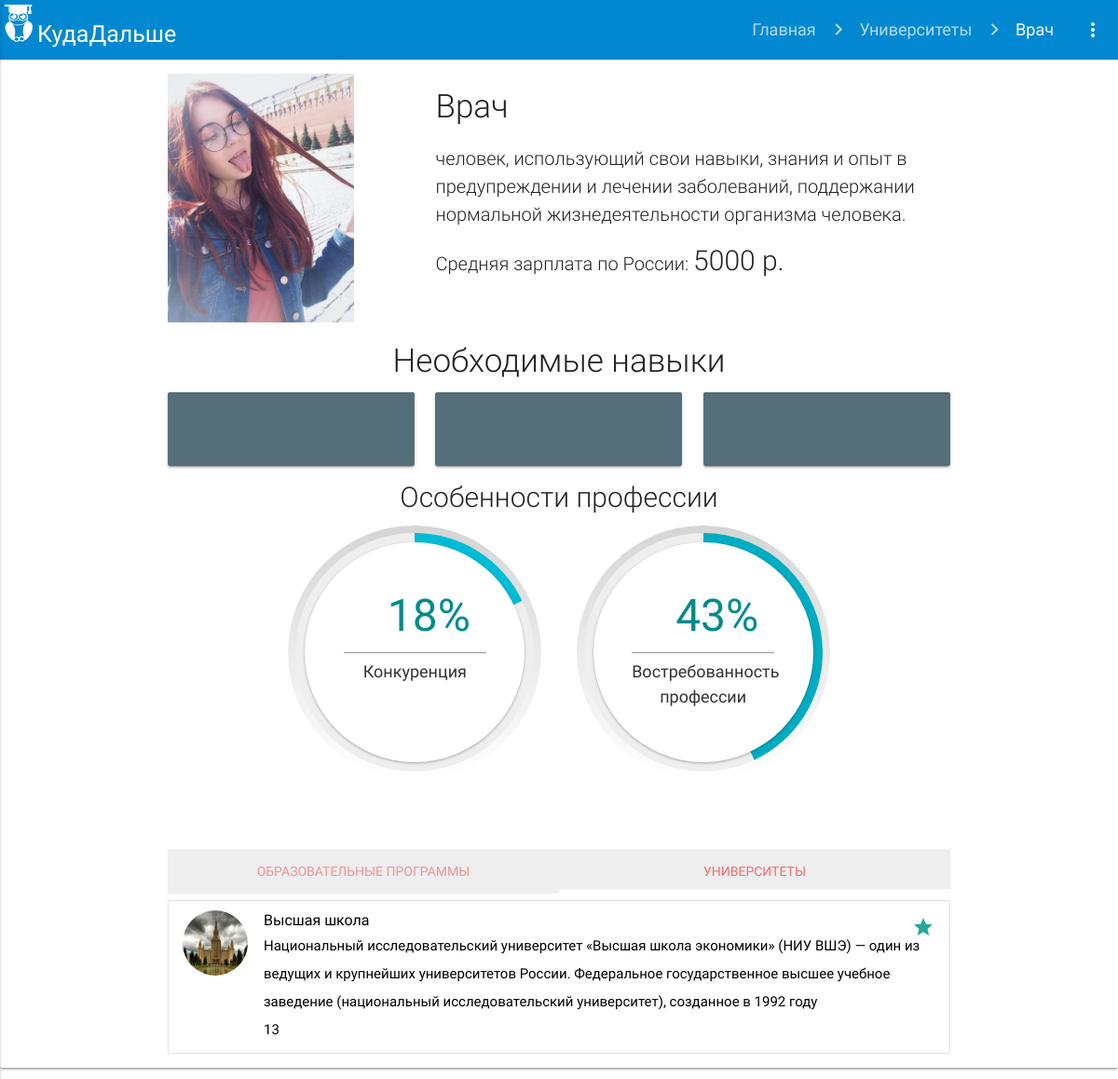
Screenshot of /profession/detail/1/ with the database file from the repository.
### web/models.py (models this page shows, shortened)
class Profession(models.Model):
    id = models.AutoField(primary_key=True)
    name = models.CharField(max_length=120)
    about = models.TextField()
    image = models.ImageField(upload_to='profession/')
    money = models.IntegerField(default=0)
    cat_key = models.IntegerField(default=0)
    category_prof_key = models.ForeignKey(CategoryProfession, blank=True, null=True, on_delete=models.SET_NULL)
    study_program_key = models.ForeignKey(StudyProgram, blank=True, null=True, on_delete=models.SET_NULL)
    spec_1 = models.ImageField(upload_to='profession/specs/')
    spec_2 = models.ImageField(upload_to='profession/specs/')
    spec_3 = models.ImageField(upload_to='profession/specs/')

class University(models.Model):
    id = models.AutoField(primary_key=True)
    name = models.CharField(max_length=200)
    about = models.TextField()
    image = models.ImageField(upload_to='university/')
    site_url = models.URLField()
    address = models.CharField(max_length=200)
    nums = models.IntegerField(default=0)
    prof_key = models.ManyToManyField(Profession)
    study_key = models.ManyToManyField(StudyProgram)
    region_key = models.ForeignKey(Region, blank=True, null=True, on_delete=models.SET_NULL)
    price = models.IntegerField(default=0)

### web/views.py (the view)
# urls.py: url(r'^profession/detail/(?P<id_prof>[0-9])/$', views.ProfessionDetail, name="ProfessionDetailView"),
def ProfessionDetail(request, id_prof):
    prof = Profession.objects.get(id=id_prof)
    univer = University.objects.filter(prof_key__id=id_prof)
    return render_to_response('profession/profession.detail.html', {
        'profession': prof,
        'university': univer
    })

### templates/profession/profession.detail.html (shortened to what this page needs)
{% extends 'base.html' %} {% block ProfessionDetail %} {% include 'componetns/nav.detail.html' with page=profession.name %} {% load staticfiles %}
<section class="profession grey lighten-3">
   <div class="section no-pad-bot card ">
      <div class="container ">
         <div class="row">
            <div class="col m4 s12"><img src="{% static 'media' %}/{{ profession.image }}" alt="" width="200"></div>
            <div class="col m8 s12">
               <h4 class="display-3">{{ profession.name }}</h4>
               <p class="display-5">{{ profession.about }}</p>
               <p class="display-5">Средняя зарплата по России: <span class="display-4">{{ profession.money }} р.</span></p>
            </div>
            <div class="col m12 s12">
               <h4 class="center display-3">Необходимые навыки</h4>
            </div>
            <div class="col m4 s12">
               <div class="card blue-grey darken-1">
                  <div class="card-content center white-text"> <img src="{% static 'media' %}/{{ profession.spec_1 }}" width="200" alt="">  </div>
               </div>
            </div>
            <div class="col m4 s12">
               <div class="card blue-grey darken-1">
                  <div class="card-content center white-text"> <img src="{% static 'media' %}/{{ profession.spec_2 }}" width="200" alt="">  </div>
               </div>
            </div>
            <div class="col m4 s12">
               <div class="card blue-grey darken-1">
                  <div class="card-content center white-text"> <img src="{% static 'media' %}/{{ profession.spec_3 }}" width="200" alt="">  </div>
               </div>
            </div>
            <div class="col s12">
               <h4 class="display-4 center">Особенности профессии</h4>
            </div>
            <div class="col s12">
               <ul class="graphs stats-container centered biggie">
                  <li class="animated" data-provide="circular" data-fill-color="#00bcd4" data-percent="true" data-initial-value="25" data-max-value="100" data-label="Конкуренция" style="width: 272px; height: 272px;"> </li>
                  <li class="animated" data-provide="circular" data-fill-color="#00acc1" data-percent="true" data-initial-value="3" data-max-value="5" data-label="Востребованность профессии" style="width: 272px; height: 272px;"></li>
               </ul>
            </div>
            <div class="col s12">
               <ul class="tabs grey lighten-3">
                  <li class="tab col s6 disabled"><a href="#test1">Образовательные программы</a></li>
                  <li class="tab col s6"><a class="active" href="#test2">Университеты</a></li>
               </ul>
            </div>
            <div id="test2" class="col s12">
               <ul class="collection">
                  {% for univer in university %}
                  <li class="collection-item avatar">
                     <img src="{%  static 'media' %}/{{ univer.image }}" alt="" class="university-image circle ">
                     <a href="{% url 'UniversityDetail' id_univer=univer.id %}" class="black-text">
                        <span class="title">{{ univer.name}}</span>
                        <p>{{ univer.about }} <br>
                           {{ univer.nums }}
                        </p>
                     <a href="#!" class="secondary-content"><i class="material-icons">grade</i></a>
                     </a>
                  </li>
                  {% endfor %}
               </ul>
            </div>
         </div>
      </div>
   </div>
</section>
{% endblock %}

### templates/base.html (shortened to what this page needs)
<!DOCTYPE html>
<html lang="en">
{% load staticfiles %}
<head>
    <link href="{% static 'css/materialize.min.css' %}" type="text/css" rel="stylesheet" media="screen,projection" />
     <link href="{%  static 'css/style.css' %}" type="text/css" rel="stylesheet" media="screen,projection" />
</head>
<body>
{% block ProfessionDetail %}
{% endblock %}
</body>
</html>

### templates/componetns/nav.detail.html (shortened to what this page needs)
{% block NavDetail %}
{% load staticfiles %}
<nav class="nav-color" role="navigation">
   <div class="nav-wrapper z-depth-2">
      <a id="logo-container" href="#" class="brand-logo"><img src="{%  static 'media/logo.svg' %}"  width="40">КудаДальше</a>
      <ul class="right hide-on-med-and-down">
         <li><a class="dropdown-button" href="#!" data-activates="dropdown1"><i class="material-icons right">more_vert</i></a></li>
      </ul>
      <div class="col s12 right hide-on-med-and-down ">
         <a href="#!" class="breadcrumb">Главная</a>
         <a href="#!" class="breadcrumb">Университеты</a>
         <a href="#!" class="breadcrumb">{{ page }}</a>
      </div>
   </div>
</nav>
{% endblock %}

### static/css/style.css (style rules this page uses)
body { font-family: "Roboto",sans-serif; }
nav ul a { color: white; }
nav .brand-logo { color: white; font-size: 25px; margin-top: 5px; }
p { line-height: 2rem; }
.display-3 { font-weight: 300; font-size: 35px; }
.display-4 { font-weight: 300; font-size: 30px; }
.display-5 { font-weight: 300; font-size: 20px; }
.university-image { height: 80px; }
.card { width: 100%; margin: 0px ; }
.stats-container { margin: 0; list-style: none; text-align: center; padding: 0 0 70px; }
.stats-container li { display: inline-block; margin: 0 4% 5px; position: relative; }
.circular-stat { position: relative; }
@media only screen and (min-width: 1010px) { .stats-container li { margin: 0 2% 5px; } }
.collection .collection-item.avatar:not(.circle-clipper)>.circle { width: 50px; height: 50px; }
.nav-color { background-color:#0288d1; }
.collection .collection-item.avatar:not(.circle-clipper)>.circle { width: 70px; height: 70px; }
.collection .collection-item.avatar { min-height: 84px; padding-left: 102px; position: relative; }

### rows the page displays
Profession: name "Врач", image (picture), about "человек, использующий свои навыки, знания и опыт в предупреждении и лечении заболеваний, поддержании нормальной жизнедеятельности организма человека.", money "5000"
University: image (picture), name "Высшая школа", about "Национальный исследовательский университет «Высшая школа экономики» (НИУ ВШЭ) — один из ведущих и крупнейших университетов России. Федеральное государственное высшее учебное заведение (национальный исследовательский университет), созданное в 1992 году", nums "13"
